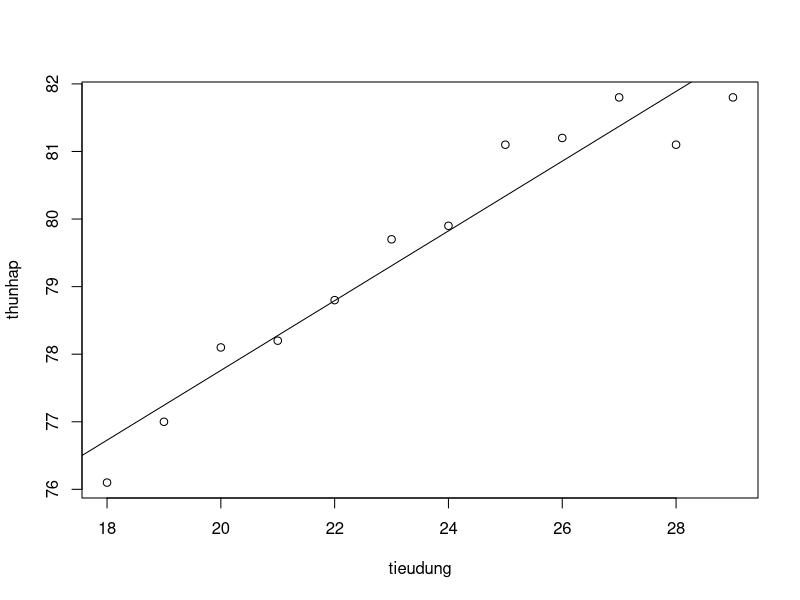

Recreate this plot in R.
#1
x<- seq(6,20, by=0.5)
x

#2
y<-rep(1,10)

#3, casp phep toan ao dung truc tiep tren vector
x<- c(2,4,6,8,10)
togbp <- sum(x^2)
x

#4,tao cac so ngau nhien
x<- sample(0:9, 10, replace = TRUE)
x
#5, Tao ra vector co 20 phan tu tu 0 toi 9, hay tinh trung binh va do lech chuan cua cac gia tri tren

x <- sample(0:9, 20, replace =  TRUE)
x
mx <- mean(x)
mx
stdx <- sd(x)
stdx

#6. sinh ra du lieu ngau nhien theo quy luat phan phoi chuan
#voi quy luajt phan phoi chuan thi can cung cap 2 tham so
# tham so 1: trung binh
# tham so 2: do lech chuan

x <- rnorm(20, mean = 5, sd=1.5)
x

#7. Cho diem so (số thực) của học sinh là từ 0 tới 10
# biết răng điểm số của học sinh ở Aptech được tuân theo quy luật của phân phối chuẩn, với giá trị trung bình là 6.5 và độ lệch chuẩn là 1.5
# Haãy tính xác xuất cđể một học sinh sẽ có điểm là 8.0 trong kì thi sắp tới
pdiem8 <- dnorm(8.0, mean=6.5, sd=1.5)
pdiem8

#8. Tiếp theo bài 7, hãy tính xác suaats để 1 học sinh đạt điểm tối thiểu là 9.0 trong kì thi tốt nghiêpj săp tới
ptoithieu9 <- 1-pnorm(9.0, mean=6.5, sd=1.5)
ptoithieu9

#9, R hỗ trợ rất tốt trong các kỹ thuật xư rlý ma trận
#Giả sử có ma trận 
#A 3 dòng 2 cột như sau: 
  #[1 4]
  #[2 5]
  #[3 6]

A <- matrix(c(1,2,3,4,5,6), nrow = 3)
A

#transpose
B <- t(A)
B

#nhân 2 ma trận
C <- A%*%B
C

#Định thức của C
dinhthuc <- det(C)
dinhthuc

#Giá trị riêng của ma trận
dactrung <- eigen(C)
dactrung

#10. Giải hệ phương trình tuyến tính bậc nhất 2 ẩn
# 1*x + 1*y = 3
# 3*x + 1*ty = 7
#hay tìm x, y thoả mãn hệ phương trình trên

# ý tưởng,
#xem phần hệ số ở các vế trà thành các ma trận A và hệ số vế phải là ma trận B
# Như vậy ta có các cách biểu diễn trong ma trận như sau
#A =[1 1]
  #[3 1]

#B = [3]
#   [7]

A <-  matrix(c(1,1,3,1), nrow = 2, byrow = TRUE)
A

B<-matrix(c(3,7), nrow = 2)
B

nghiempt <- solve(A)%*%B
nghiempt
#x -> 2, y -> 1

#11, Kết nối CSDL trong R
#install.packages("RMySQL")



#phan tich hoi quy
#bài toán: hay phânb tích tác động của thu nhập theo giá trị tiêu dùng hàng tháng
#biến số độc lập: tiêu dùng
#biến số phụ thuộc là gì:thu nhập
#từ đió ta có có hàm số thu nhập = f(tieudung)
#ở đây f là hàm hồi quy tuyến tính nên có dạng như sau
# thu nhập = A* tieu dung + B
#mục đích là đi tìm giá trị A và B

tieudung <- c(18:29)
tieudung
thunhap <- c(76.1,77, 78.1, 78.2, 78.8, 79.7, 79.9, 81.1, 81.2, 81.8, 81.1, 81.8)

plot(tieudung, thunhap)

ketquahoiquy <- lm(thunhap ~ tieudung)
ketquahoiquy
abline(ketquahoiquy)

#kết qủa : thu nhap = 0,5161* tieu dung + 67.4387 

#dự báo kêt quả
# Giả sử tháng 10 nhà tính tiêu khoảng 35 triệu,
#thì thu nhập tháng 10 sẽ là bao nhiêu
giatrimoi <- data.frame(tieudung=35)
dubaothunhap <- predict(ketquahoiquy, giatrimoi)
dubaothunhap

#bài tập về nhà
# 1: cho biết chiều cao trung bình của thanh niên việt nam hiện nay là 168cm với độ lêchj chuẩn là 4.6cm
# Người ta chứng minh được rằng chiều cao của thanh niên VN tuần theo quy luật phân phối chuẩn
#1. Hãy vẽ đồ thị phân phối chuẩn cho bài toán trên
#2. Hãy tìm xác xuât để 1 đứa trẻ được sinh ra lớn lên có chiều cao tối thiểu là 175cm

# B2. Cho dữ lệu bán hàng trong file sale.csv, 
#1 hãy xây dựng mô hình hồi quy tuyến tính để đánh giá phân tích tác động của giá trị mặt hàng
#A, B, C đến D
#2. giả sử biết giá trị mặt hàng của A, B, C là 6.5 , 7.5. 5/7 thì giá trị mặt hàng D là bao nhiêu
